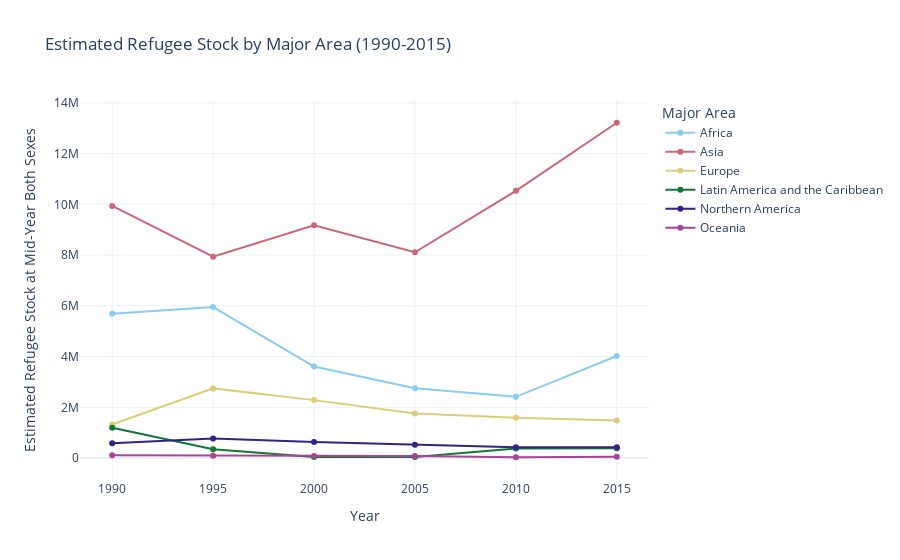

The notebook cell saved with this chart:
### Code cell
#Line graph of estimated refugee stock by major area (1990-2015)

table6_RefugeeMajorArea = table6_MyStock.groupby(["Year", "Major Area"]).sum("Estimated Refugee Stock at Mid-Year Both Sexes").reset_index()

fig8 = px.line(table6_RefugeeMajorArea, x = "Year", y = "Estimated Refugee Stock at Mid-Year Both Sexes",
              color = "Major Area", title = "Estimated Refugee Stock by Major Area (1990-2015)",
            markers = True, color_discrete_sequence=px.colors.qualitative.Safe)
fig8.show()

### Figure 1 — Plotly figure (JSON) as saved in the notebook; plotly's stock layout.template omitted (floating-point values rounded to 4 significant figures)
{"data": [{"hovertemplate": "Major Area=Africa<br>Year=%{x}<br>Estimated Refugee Stock at Mid-Year Both Sexes=%{y}<extra></extra>", "legendgroup": "Africa", "line": {"color": "rgb(136, 204, 238)", "dash": "solid"}, "marker": {"symbol": "circle"}, "mode": "markers+lines", "name": "Africa", "orientation": "v", "showlegend": true, "type": "scatter", "x": ["1990", "1995", "2000", "2005", "2010", "2015"], "xaxis": "x", "y": [5687352, 5949953, 3609138, 2750644, 2413917, 4022363], "yaxis": "y"}, {"hovertemplate": "Major Area=Asia<br>Year=%{x}<br>Estimated Refugee Stock at Mid-Year Both Sexes=%{y}<extra></extra>", "legendgroup": "Asia", "line": {"color": "rgb(204, 102, 119)", "dash": "solid"}, "marker": {"symbol": "circle"}, "mode": "markers+lines", "name": "Asia", "orientation": "v", "showlegend": true, "type": "scatter", "x": ["1990", "1995", "2000", "2005", "2010", "2015"], "xaxis": "x", "y": [9937007, 7937682, 9175210, 8109615, 10532033, 13214240], "yaxis": "y"}, {"hovertemplate": "Major Area=Europe<br>Year=%{x}<br>Estimated Refugee Stock at Mid-Year Both Sexes=%{y}<extra></extra>", "legendgroup": "Europe", "line": {"color": "rgb(221, 204, 119)", "dash": "solid"}, "marker": {"symbol": "circle"}, "mode": "markers+lines", "name": "Europe", "orientation": "v", "showlegend": true, "type": "scatter", "x": ["1990", "1995", "2000", "2005", "2010", "2015"], "xaxis": "x", "y": [1321884, 2746090, 2283959, 1760748, 1586396, 1478315], "yaxis": "y"}, {"hovertemplate": "Major Area=Latin America and the Caribbean<br>Year=%{x}<br>Estimated Refugee Stock at Mid-Year Both Sexes=%{y}<extra></extra>", "legendgroup": "Latin America and the Caribbean", "line": {"color": "rgb(17, 119, 51)", "dash": "solid"}, "marker": {"symbol": "circle"}, "mode": "markers+lines", "name": "Latin America and the Caribbean", "orientation": "v", "showlegend": true, "type": "scatter", "x": ["1990", "1995", "2000", "2005", "2010", "2015"], "xaxis": "x", "y": [1197198, 352256, 44088, 47186, 375771, 384005], "yaxis": "y"}, {"hovertemplate": "Major Area=Northern America<br>Year=%{x}<br>Estimated Refugee Stock at Mid-Year Both Sexes=%{y}<extra></extra>", "legendgroup": "Northern America", "line": {"color": "rgb(51, 34, 136)", "dash": "solid"}, "marker": {"symbol": "circle"}, "mode": "markers+lines", "name": "Northern America", "orientation": "v", "showlegend": true, "type": "scatter", "x": ["1990", "1995", "2000", "2005", "2010", "2015"], "xaxis": "x", "y": [583450, 775419, 633376, 526511, 430123, 423941], "yaxis": "y"}, {"hovertemplate": "Major Area=Oceania<br>Year=%{x}<br>Estimated Refugee Stock at Mid-Year Both Sexes=%{y}<extra></extra>", "legendgroup": "Oceania", "line": {"color": "rgb(170, 68, 153)", "dash": "solid"}, "marker": {"symbol": "circle"}, "mode": "markers+lines", "name": "Oceania", "orientation": "v", "showlegend": true, "type": "scatter", "x": ["1990", "1995", "2000", "2005", "2010", "2015"], "xaxis": "x", "y": [109680, 92440, 82032, 82029, 32515, 54610], "yaxis": "y"}], "layout": {"legend": {"title": {"text": "Major Area"}, "tracegroupgap": 0}, "title": {"text": "Estimated Refugee Stock by Major Area (1990-2015)"}, "xaxis": {"anchor": "y", "domain": [0, 1], "title": {"text": "Year"}}, "yaxis": {"anchor": "x", "domain": [0, 1], "title": {"text": "Estimated Refugee Stock at Mid-Year Both Sexes"}}}}
